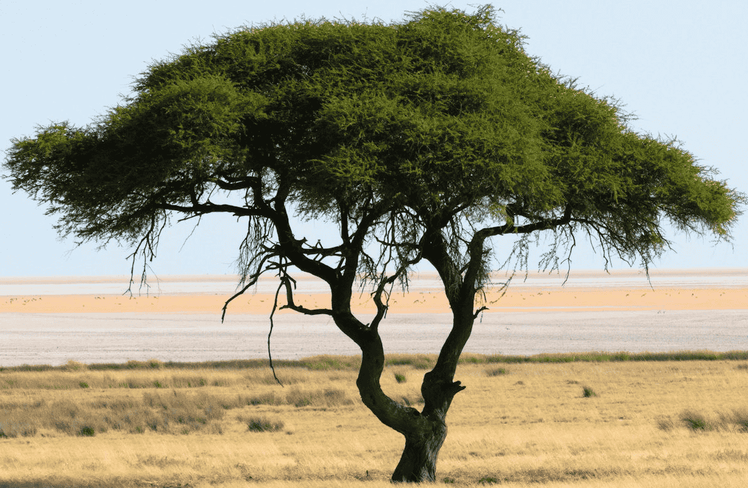
#> input picture acacia3.png, 748 x 488 px, shrunk from 1196 x 780 before the run
$ jupyter execute SIFT.ipynb
#> lines starting #> are read from the running program, lines starting #| are printed output that depends on the picture
[cell 1]
import cv2
import numpy as np
import matplotlib.pyplot as plt

# Load the images in grayscale
img1 = cv2.imread('acacia3.png', cv2.IMREAD_GRAYSCALE)
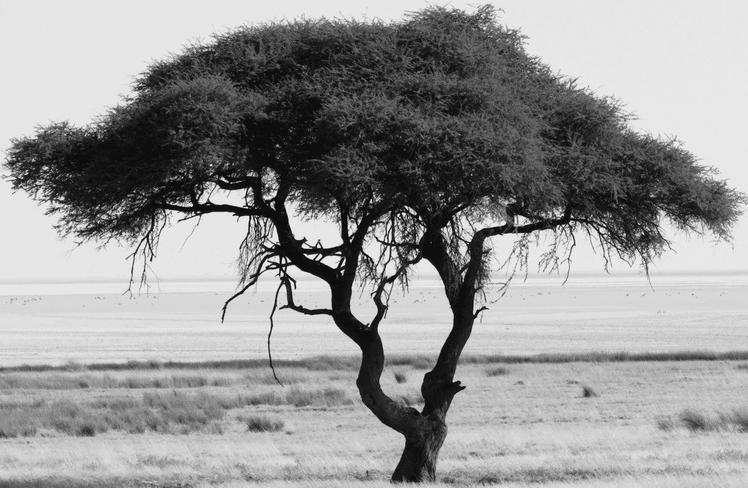
#> img1: shape (488, 748); min 0, max 254, mean 150.1
img2 = cv2.imread('acacia.jpg', cv2.IMREAD_GRAYSCALE)
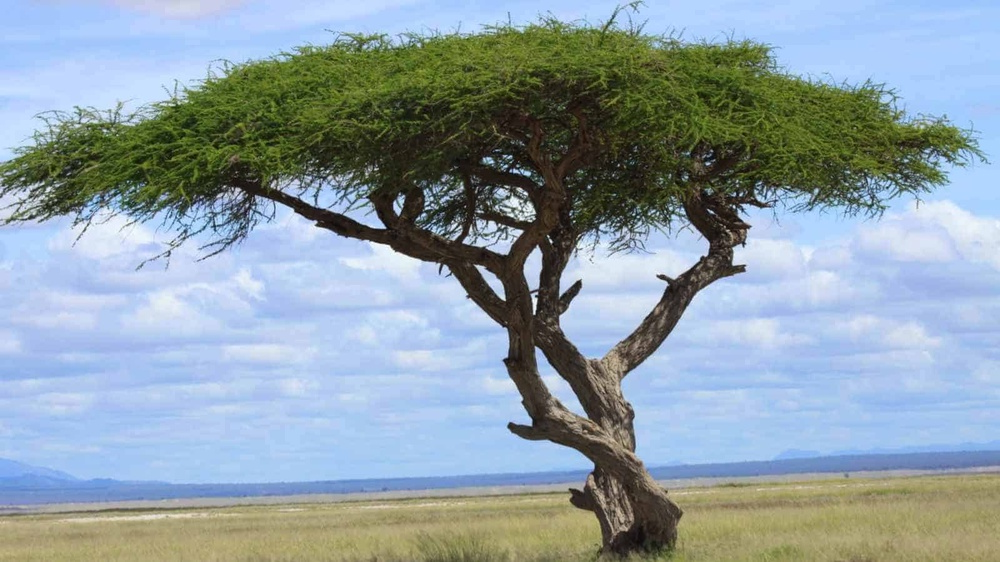
#> input picture acacia.jpg, 1000 x 562 px, shrunk from 1600 x 900 before the run
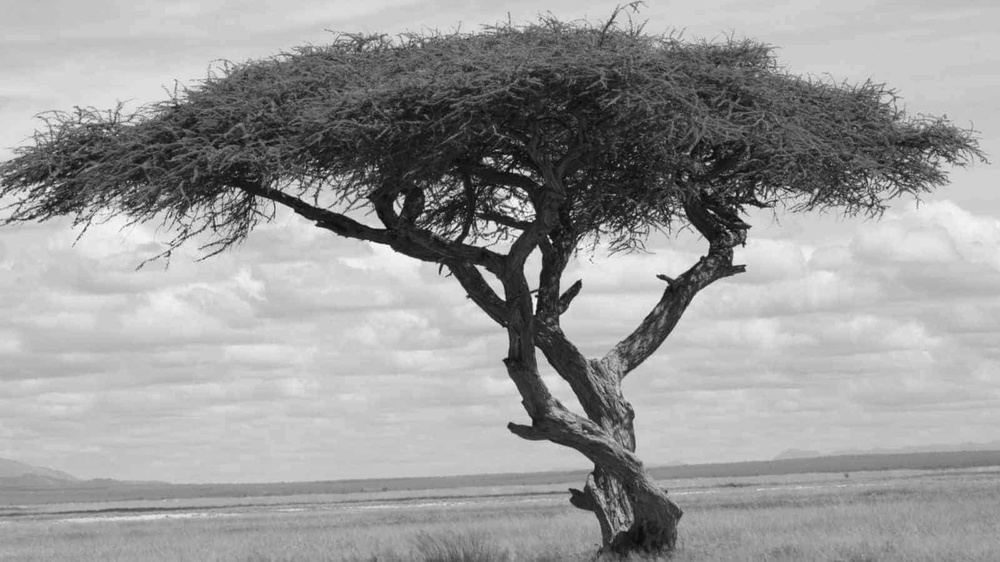
#> img2: shape (562, 1000); min 1, max 255, mean 154.1

# Initialize SIFT detector
sift = cv2.SIFT_create()

# Detect keypoints and descriptors
kp1, des1 = sift.detectAndCompute(img1, None)
#> kp1 = 2503 keypoints; strongest (x, y, size): (420, 219, 1.9), (340, 253, 1.9), (342, 272, 2.2), (332, 261, 8.8)
kp2, des2 = sift.detectAndCompute(img2, None)
#> kp2 = 3677 keypoints; strongest (x, y, size): (551, 241, 2.2), (535, 301, 4.3), (734, 207, 1.9), (533, 266, 15)

# Match descriptors using FLANN-based matcher
FLANN_INDEX_KDTREE = 1
index_params = dict(algorithm=FLANN_INDEX_KDTREE, trees=15)
search_params = dict(checks=100)

flann = cv2.FlannBasedMatcher(index_params, search_params)
matches = flann.knnMatch(des1, des2, k=2)
#> matches = 2503 matches

# Apply Lowe's ratio test
good_matches = []
for m, n in matches:
    if m.distance < 0.7 * n.distance:
        good_matches.append(m)
#> after the loop, good_matches = 8 matches

# Good matches
result = cv2.drawMatches(img1, kp1, img2, kp2, good_matches, None, flags=2)
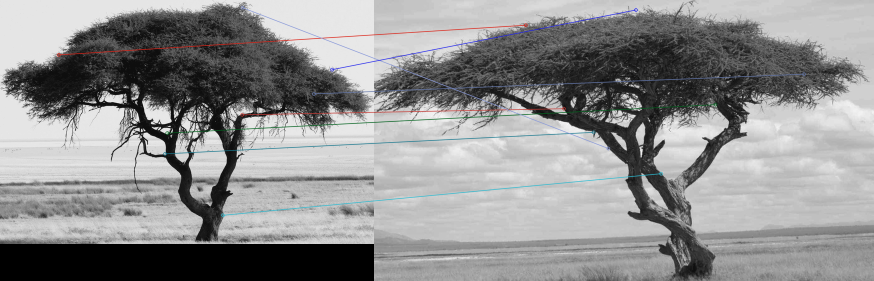
#> result: shape (562, 1748, 3) (shown at 1/2 size); mean of channels 0, 1, 2 143.7, 143.4, 143.3; drawn as B, G, R

kp1_count = len(kp1)  # Get the number of keypoints in the first image
#> kp1_count = 2503
kp2_count = len(kp2)  # Get the number of keypoints in the second image
#> kp2_count = 3677

# Result
plt.figure(figsize=(12, 9))
plt.title(f"SIFT Feature Matching: {len(good_matches)} matches, Keypoints: ({kp1_count}, {kp2_count})")
plt.imshow(result)
plt.axis('off')
plt.show()

[cell 2]
# Load the images in grayscale
img1 = cv2.imread('banyan.jpg', cv2.IMREAD_GRAYSCALE)
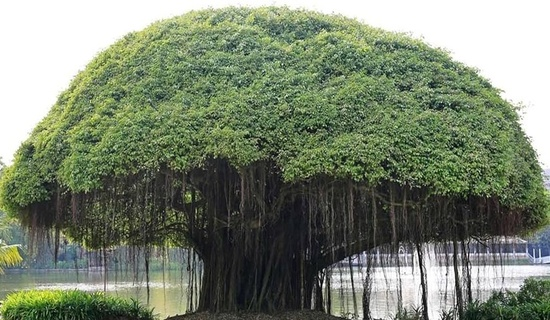
#> input picture banyan.jpg, 550 x 320 px, shrunk from 880 x 512 before the run
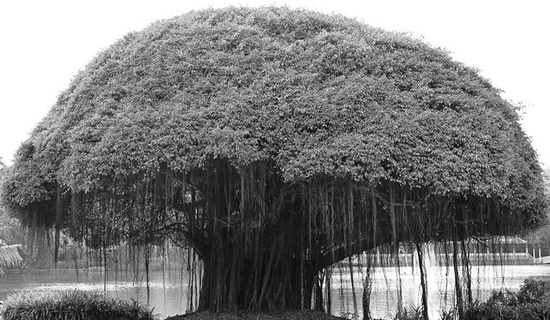
#> img1: shape (320, 550); min 0, max 255, mean 127
img2 = cv2.imread('acacia2.jpg', cv2.IMREAD_GRAYSCALE)
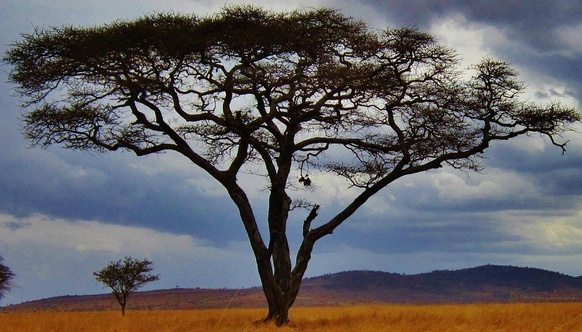
#> input picture acacia2.jpg, 582 x 332 px, shrunk from 931 x 531 before the run
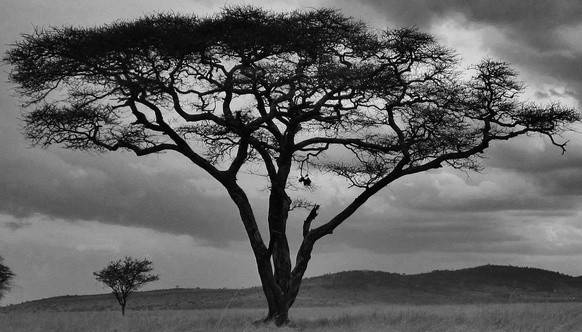
#> img2: shape (332, 582); min 0, max 255, mean 98

# Initialize SIFT detector
sift = cv2.SIFT_create()

# Detect keypoints and descriptors
kp1, des1 = sift.detectAndCompute(img1, None)
#> kp1 = 1632 keypoints; strongest (x, y, size): (324, 285, 2.4), (420, 264, 2.4), (460, 254, 1.9), (469, 286, 2.7)
kp2, des2 = sift.detectAndCompute(img2, None)
#> kp2 = 1294 keypoints; strongest (x, y, size): (329, 91, 2.4), (394, 60, 1.9), (335, 95, 2.4), (342, 93, 2.5)

# Match descriptors using FLANN-based matcher
FLANN_INDEX_KDTREE = 1
index_params = dict(algorithm=FLANN_INDEX_KDTREE, trees=10)
search_params = dict(checks=100)

flann = cv2.FlannBasedMatcher(index_params, search_params)
matches = flann.knnMatch(des1, des2, k=2)
#> matches = 1632 matches

# Apply Lowe's ratio test
good_matches = []
for m, n in matches:
    if m.distance < 0.6 * n.distance:
        good_matches.append(m)
#> after the loop, good_matches = []

# Good matches
result = cv2.drawMatches(img1, kp1, img2, kp2, good_matches, None, flags=2)
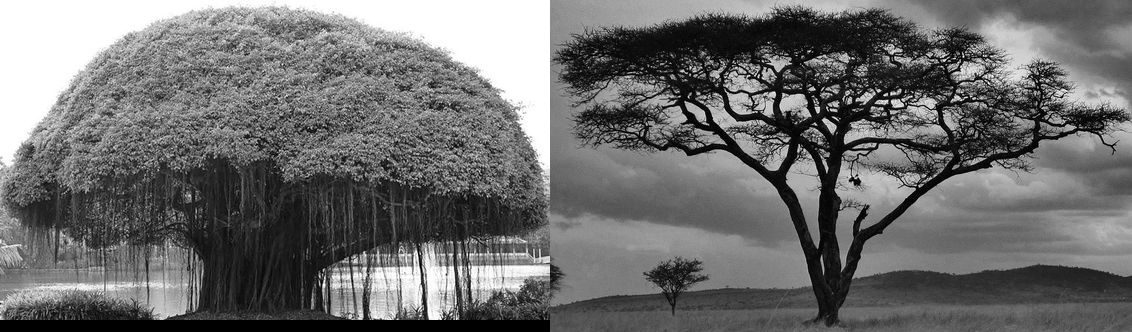
#> result: shape (332, 1132, 3); min 0, max 255, mean 109.8

kp1_count = len(kp1)  # Get the number of keypoints in the first image
#> kp1_count = 1632
kp2_count = len(kp2)  # Get the number of keypoints in the second image
#> kp2_count = 1294

# Result
plt.figure(figsize=(12, 9))
plt.title(f"SIFT Feature Matching: {len(good_matches)} matches, Keypoints: ({kp1_count}, {kp2_count})")
plt.imshow(result)
plt.axis('off')
plt.show()
